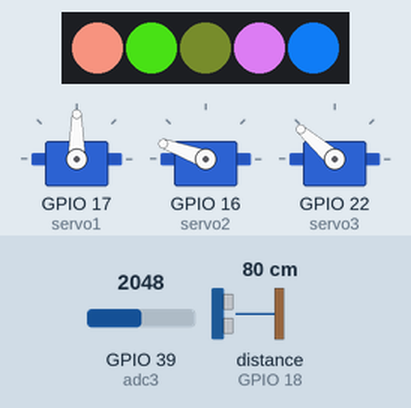
Recording of a program running on a simulated ESP32 board running MicroPython. Shown: 5 RGB LEDs in strip order, left to right, 3 × servo. Inputs (shaded band) come from the test bench; at power-on: distance to the obstacle (sensor on GPIO 18) 80 cm, GPIO 39 (adc3) = 2048 (analog values on the 0–4095 scale). The echo pulse lasts 58.3 µs per cm; random numbers come from a fixed seed.

Above: at 1.2 s.
1.3 s: distance to the obstacle (sensor on GPIO 18) set to 2 cm
At 1.65 s:
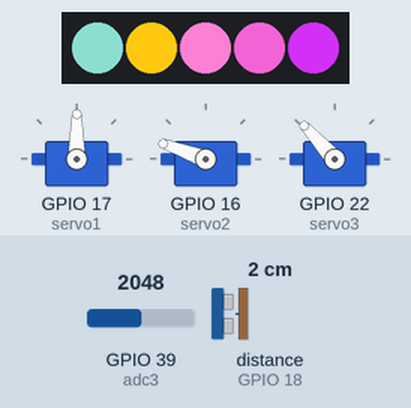
3.9 s: GPIO 39 (adc3) set to 2959
6.3 s: GPIO 39 (adc3) set to 3064
At 6.49 s:
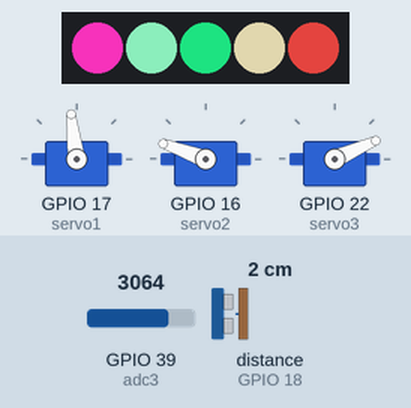
8.7 s: distance to the obstacle (sensor on GPIO 18) set to 11 cm
11.1 s: distance to the obstacle (sensor on GPIO 18) set to 15 cm
At 11.29 s:
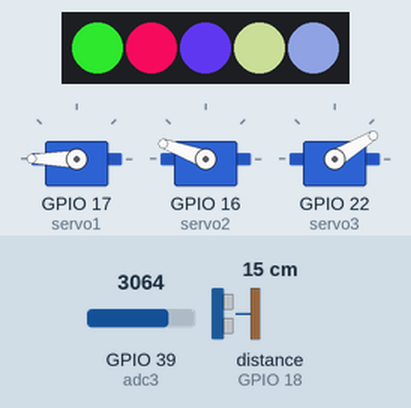
Timing chart, 0 to 16.3 s (numbered marks = the images above; inputs shaded):
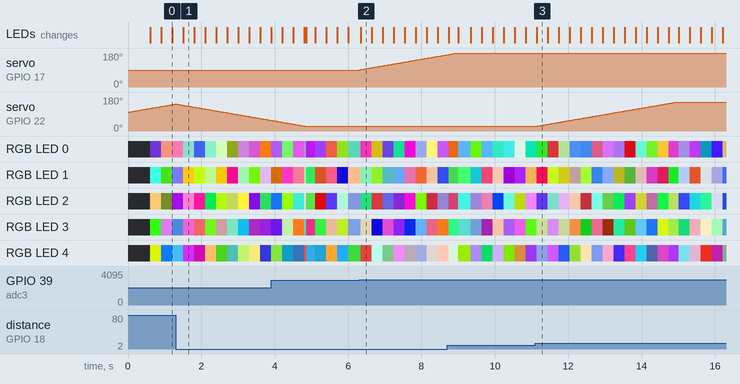

Measured:
- the behaviour switches between 3000 and 3001 on GPIO 39 (adc3) (found by bisection; images 1 and 2)
- the behaviour switches between 13 and 14 cm on distance to the obstacle (sensor on GPIO 18) (found by bisection; images 2 and 3)
- after the input at 6.3 s, servo on GPIO 17 (servo1): moves from 90° to 170° over 2.4 s, starting at once
- after the input at 11.1 s, servo on GPIO 22 (servo3): moves from 24° to 151° over 3.8 s, starting at once

The program:

_________+RGB_.py
```python
'''
  舵机1-->(17)
  舵机2-->(16)
  舵机3-->(22)
  (Trig)-->(5)
  (Echo)-->(18)
'''

#导入Pin模块
from machine import Pin
import time
from servo import Servo
from machine import Timer
from hcsr04 import HCSR04
from neopixel import NeoPixel
import random
from machine import ADC

#定义HCSR04控制对象
hcsr04=HCSR04(trigger_pin=5, echo_pin=18)
#定义SG90舵机控制对象
servo1 = Servo(Pin(17))
servo2 = Servo(Pin(16))
servo3 = Servo(Pin(22))
#定义RGB控制对象
#控制引脚为13，RGB灯串联5个
pin=13
rgb_num=5
rgb_led=NeoPixel(Pin(pin,Pin.OUT),rgb_num)
#定义ADC控制对象
adc3=ADC(Pin(39))
adc3.atten(ADC.ATTN_11DB)  #开启衰减，量程增大到3.3V

a=90
b=0
c=100
g=0
servo1.write_angle(a)
servo2.write_angle(160)
servo3.write_angle(c)
#定时器0中断函数
def time0_irq(time0):
    global a
    global b
    global c
    global g
    if adc3.read()>3000 and a<=179:
        a+=1
        servo1.write_angle(a)
    if adc3.read()<1000 and a>=1:
        a-=1
        servo1.write_angle(a)
    distance=hcsr04.distance_cm()//1
    if distance>13 and c<=150:  #机械臂跟随操作者
        c+=1
        servo3.write_angle(c)
    if distance<13 and c>=25:
        c-=1
        servo3.write_angle(c)
    g+=1
    if g==10 : #每10个周期RGB灯随机变色
        g=0
        for i in range(rgb_num):
            d=random.randint(0,255)
            e=random.randint(0,255)
            f=random.randint(0,255)
            rgb_led[i]=(d, e, f)
            rgb_led.write()

#程序入口
if __name__=="__main__":
    time0=Timer(0)  #创建time0定时器对象
    time0.init(period=30,mode=Timer.PERIODIC,callback=time0_irq)
    while True:
        pass
```
